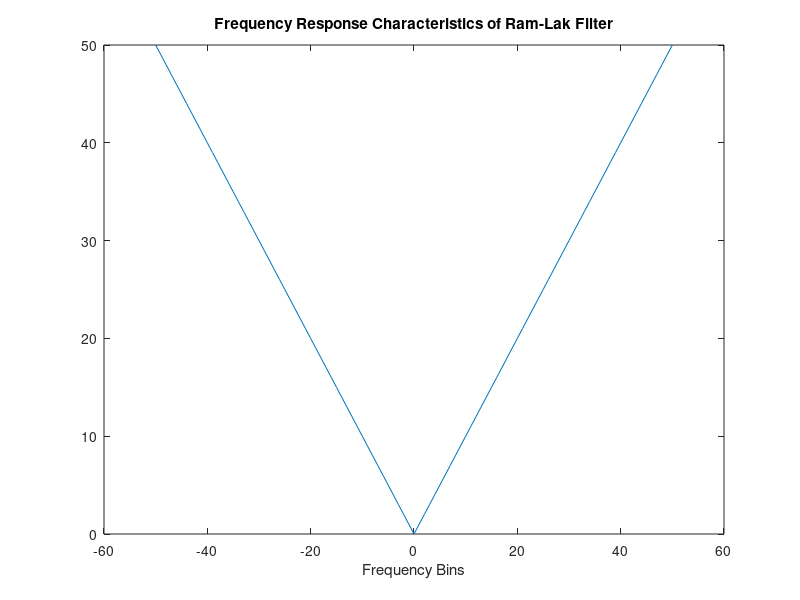

MATLAB code for this plot: (Note: this script raises an error after producing the figure.)
close all; clc; clear;
%%
original_ramp = [0 1:50 50:-1:1]; % Ram-Lak
filter_f = fftshift(transpose(ifft(original_ramp)));
display(norm(imag(filter_f))/norm(real(filter_f)))
plot(-50:50,fftshift(original_ramp))
title('Frequency Response Characteristics of Ram-Lak Filter')
xlabel('Frequency Bins')
ylabel('$|\mathcal{F}(filter)|$',Interpreter='latex')
%% 

w = window(@barthannwin, 100);
ramp = original_ramp .* [0 fftshift(w')];  
filter_f = fftshift(transpose(ifft(ramp)));
display(norm(imag(filter_f))/norm(real(filter_f)))
figure
plot(ramp(2:end))
set(gca,'XTickLabel',-50:10:50)
title({'Frequency Response Characteristics of','Bartlett Hann window-convolved Ram-Lak Filter'})
xlabel('Frequency Bins')
ylabel('$|\mathcal{F}(filter)|$',Interpreter='latex')
%%

w = window(@hamming, 100);
ramp = original_ramp .* [0 fftshift(w')]; 
filter_f = fftshift(transpose(ifft(ramp)));
display(norm(imag(filter_f))/norm(real(filter_f)))
figure
plot(ramp(2:end))
set(gca,'XTickLabel',-50:10:50)
title({'Frequency Response Characteristics of','Hamming window-convolved Ram-Lak Filter'})
xlabel('Frequency Bins')
ylabel('$|\mathcal{F}(filter)|$',Interpreter='latex')